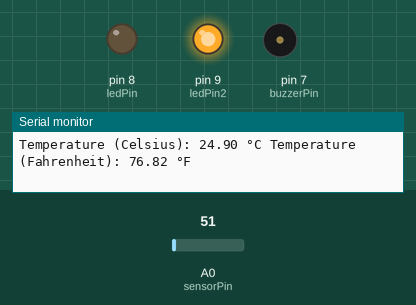
Recording of a sketch running on a simulated Arduino Uno, built with avr-gcc and run on an emulated ATmega328P. Parts: output pins drawn as LEDs (lit = HIGH), buzzer (waves = sounding, pin HIGH), the last lines printed to the serial monitor. Inputs (shaded band) come from the test bench; at power-on: A0 (sensorPin) = 51.

Above: at 2.9 s.
3.0 s: A0 (sensorPin) set to 94
6.4 s: A0 (sensorPin) set to 114
At 10.2 s:
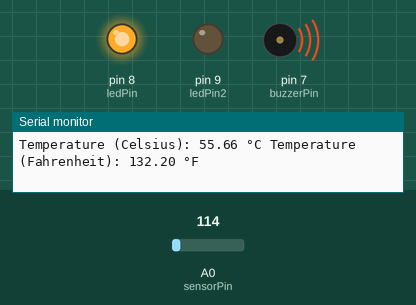
10.9 s: A0 (sensorPin) set to 86
At 12.8 s:
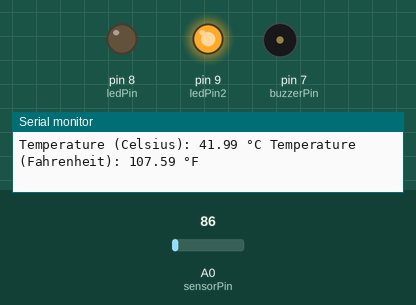
13.7 s: A0 (sensorPin) set to 112
At 17.5 s:
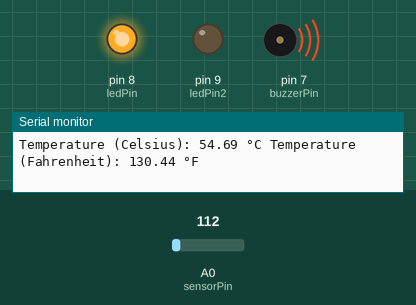
Timing chart, 0 to 18.7 s (numbered marks = the images above; inputs shaded):
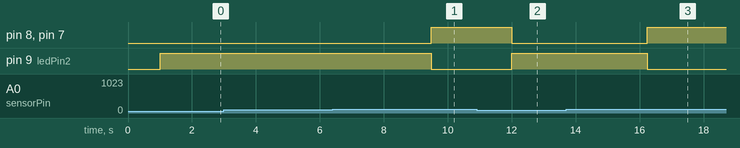

The sketch:

Temperature.ino
```cpp
#include <SoftwareSerial.h> // Include the SoftwareSerial library

const int sensorPin = A0;   // Analog pin for LM35 temperature sensor
const int ledPin = 8;       // Digital pin for LED
const int ledPin2 = 9;      // Digital pin for LED
const int buzzerPin = 7;    // Digital pin for buzzer
const float threshold = 50.0; // Temperature threshold in degrees Celsius

SoftwareSerial bluetooth(0, 1); // RX, TX

void setup() {
  Serial.begin(9600);         // Initialize the serial communication for debugging
  pinMode(ledPin, OUTPUT);    // Set LED pin as output
  pinMode(buzzerPin, OUTPUT); // Set buzzer pin as output
  pinMode(ledPin2, OUTPUT);   // Set second LED pin as output
  pinMode(A0, INPUT);         // Set sensor pin as input
  bluetooth.begin(9600);      // Initialize the Bluetooth serial communication
}

void loop() {
  // Read temperature from sensor
  int sensorValue = analogRead(sensorPin);
  float temperature = sensorValue * 0.48828125; // Convert sensor value to temperature in degrees Celsius
  float fahrenheit = temperature * 1.8 + 32;    // Convert temperature to degrees Fahrenheit

  Serial.print("Temperature (Celsius): ");
  Serial.print(temperature);
  Serial.print(" °C ");
  Serial.print("Temperature (Fahrenheit): ");
  Serial.print(fahrenheit);
  Serial.println(" °F ");

  delay(1000);

  // Check if temperature exceeds threshold
  if (temperature > threshold) {
    digitalWrite(ledPin, HIGH);   // Turn on the LED
    digitalWrite(buzzerPin, HIGH); // Turn on the buzzer
    digitalWrite(ledPin2, LOW);    // Turn off the second LED
    delay(500);                    // Wait for 0.5 seconds
  }
  else {
    digitalWrite(ledPin2, HIGH);   // Turn on the second LED
    digitalWrite(ledPin, LOW);     // Turn off the first LED
    digitalWrite(buzzerPin, LOW);  // Turn off the buzzer
    delay(100);
  }

  bluetooth.print(temperature);
  bluetooth.println(" °C");
  delay(1000);

  // Wait for 1 second before taking another temperature reading
}
```

Measured:
- the behaviour switches between 102 and 103 on A0 (sensorPin) (found by bisection; images 0 and 1)
- after the input at 6.4 s, pin 8 (ledPin), pin 7 (buzzerPin): LOW → HIGH after 3.1 s; pin 9 (ledPin2): HIGH → LOW after 3.1 s
- after the input at 10.9 s, pin 8 (ledPin), pin 7 (buzzerPin): HIGH → LOW after 1.1 s; pin 9 (ledPin2): LOW → HIGH after 1.1 s
- after the input at 13.7 s, pin 8 (ledPin), pin 7 (buzzerPin): LOW → HIGH after 2.5 s; pin 9 (ledPin2): HIGH → LOW after 2.5 s
